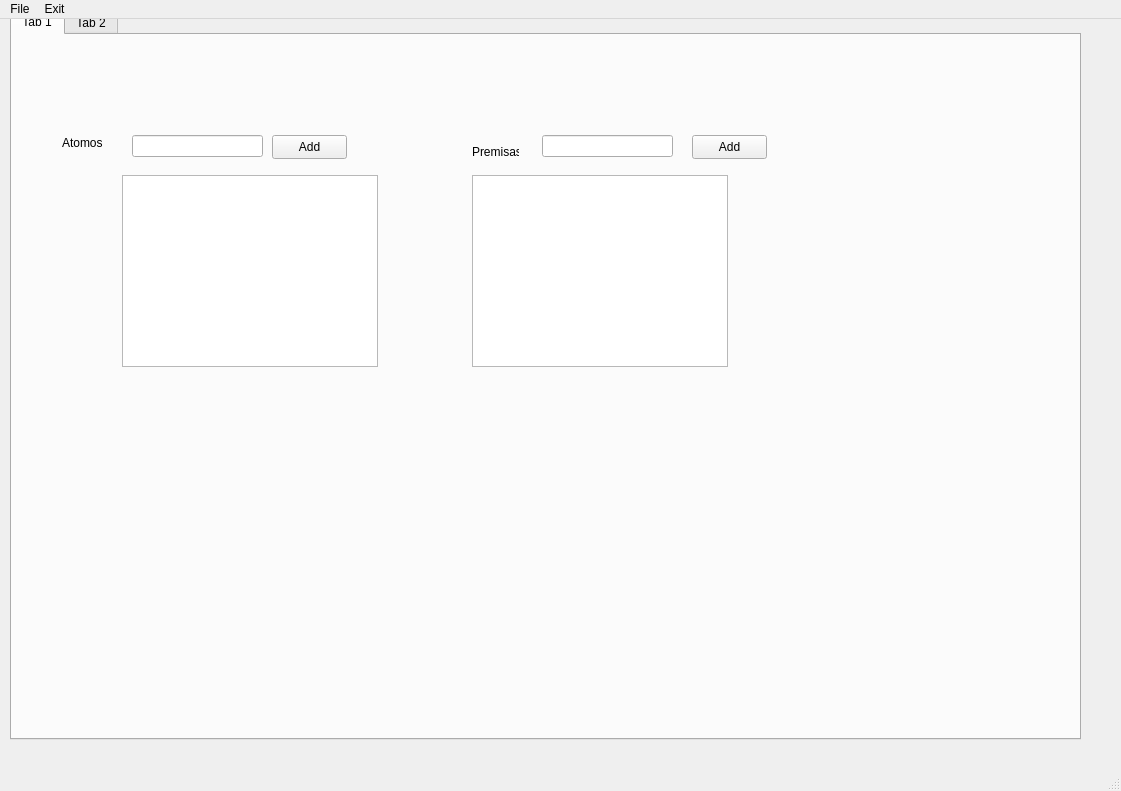
<?xml version="1.0" encoding="UTF-8"?>
<ui version="4.0">
 <class>MainWindow</class>
 <widget class="QMainWindow" name="MainWindow">
  <property name="geometry">
   <rect>
    <x>0</x>
    <y>0</y>
    <width>1121</width>
    <height>791</height>
   </rect>
  </property>
  <property name="windowTitle">
   <string>TrueTables</string>
  </property>
  <widget class="QWidget" name="centralwidget">
   <widget class="QTabWidget" name="TabPane">
    <property name="geometry">
     <rect>
      <x>10</x>
      <y>-10</y>
      <width>1071</width>
      <height>731</height>
     </rect>
    </property>
    <property name="currentIndex">
     <number>0</number>
    </property>
    <widget class="QWidget" name="tabSetData">
     <attribute name="title">
      <string>Tab 1</string>
     </attribute>
     <widget class="QLineEdit" name="atomos_input">
      <property name="geometry">
       <rect>
        <x>120</x>
        <y>100</y>
        <width>131</width>
        <height>22</height>
       </rect>
      </property>
     </widget>
     <widget class="QLabel" name="Atomo">
      <property name="geometry">
       <rect>
        <x>50</x>
        <y>100</y>
        <width>49</width>
        <height>16</height>
       </rect>
      </property>
      <property name="text">
       <string>Atomos</string>
      </property>
     </widget>
     <widget class="QPushButton" name="addAtom">
      <property name="geometry">
       <rect>
        <x>260</x>
        <y>100</y>
        <width>75</width>
        <height>24</height>
       </rect>
      </property>
      <property name="text">
       <string>Add</string>
      </property>
     </widget>
     <widget class="QTextBrowser" name="list_atomos">
      <property name="geometry">
       <rect>
        <x>110</x>
        <y>140</y>
        <width>256</width>
        <height>192</height>
       </rect>
      </property>
     </widget>
     <widget class="QLabel" name="Premisas">
      <property name="geometry">
       <rect>
        <x>460</x>
        <y>110</y>
        <width>47</width>
        <height>13</height>
       </rect>
      </property>
      <property name="text">
       <string>Premisas</string>
      </property>
     </widget>
     <widget class="QLineEdit" name="premisas_input">
      <property name="geometry">
       <rect>
        <x>530</x>
        <y>100</y>
        <width>131</width>
        <height>22</height>
       </rect>
      </property>
     </widget>
     <widget class="QPushButton" name="addPremisa">
      <property name="geometry">
       <rect>
        <x>680</x>
        <y>100</y>
        <width>75</width>
        <height>24</height>
       </rect>
      </property>
      <property name="text">
       <string>Add</string>
      </property>
     </widget>
     <widget class="QTextBrowser" name="list_atomos_2">
      <property name="geometry">
       <rect>
        <x>460</x>
        <y>140</y>
        <width>256</width>
        <height>192</height>
       </rect>
      </property>
     </widget>
    </widget>
    <widget class="QWidget" name="tabTable">
     <attribute name="title">
      <string>Tab 2</string>
     </attribute>
    </widget>
   </widget>
  </widget>
  <widget class="QStatusBar" name="statusbar"/>
  <widget class="QMenuBar" name="menubar">
   <property name="geometry">
    <rect>
     <x>0</x>
     <y>0</y>
     <width>1121</width>
     <height>22</height>
    </rect>
   </property>
   <widget class="QMenu" name="File">
    <property name="title">
     <string>File</string>
    </property>
    <addaction name="actionSet_Table"/>
    <addaction name="actionGenerate_Table"/>
   </widget>
   <widget class="QMenu" name="Exit">
    <property name="title">
     <string>Exit</string>
    </property>
    <addaction name="actionSalir"/>
   </widget>
   <addaction name="File"/>
   <addaction name="Exit"/>
  </widget>
  <action name="actionSet_Table">
   <property name="text">
    <string>Set Table</string>
   </property>
  </action>
  <action name="actionGenerate_Table">
   <property name="text">
    <string>Generate Table</string>
   </property>
  </action>
  <action name="actionSalir">
   <property name="text">
    <string>Salir</string>
   </property>
  </action>
 </widget>
 <resources/>
 <connections/>
</ui>
